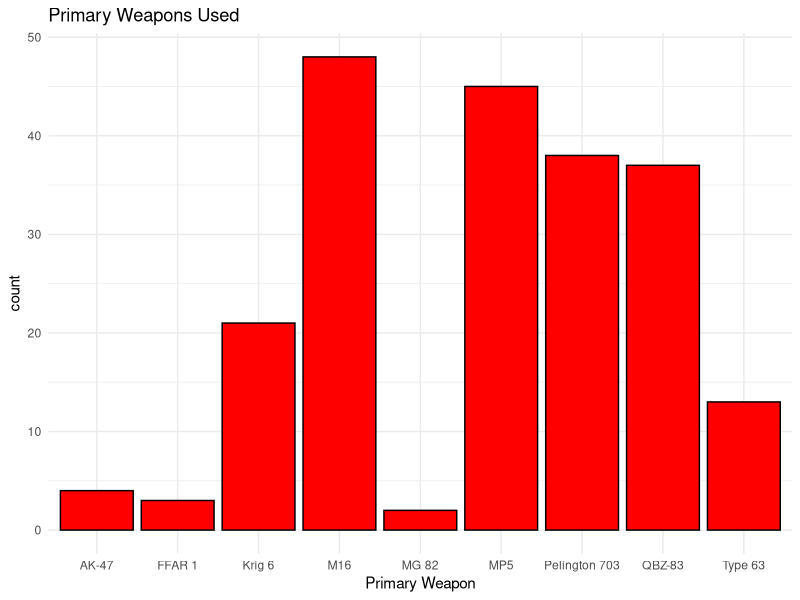
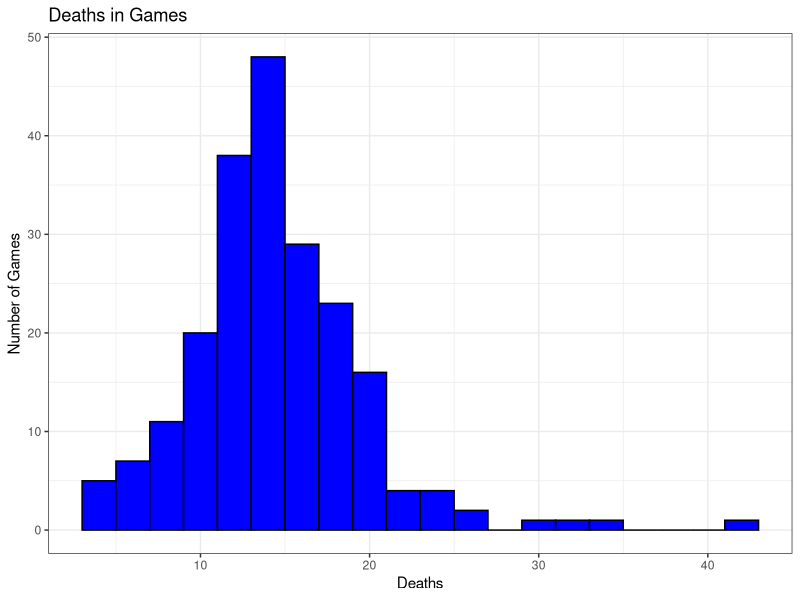
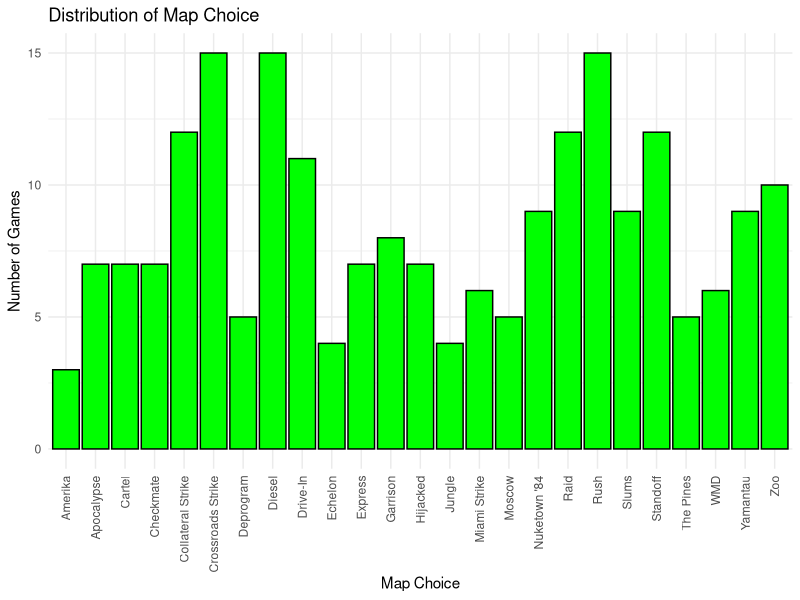
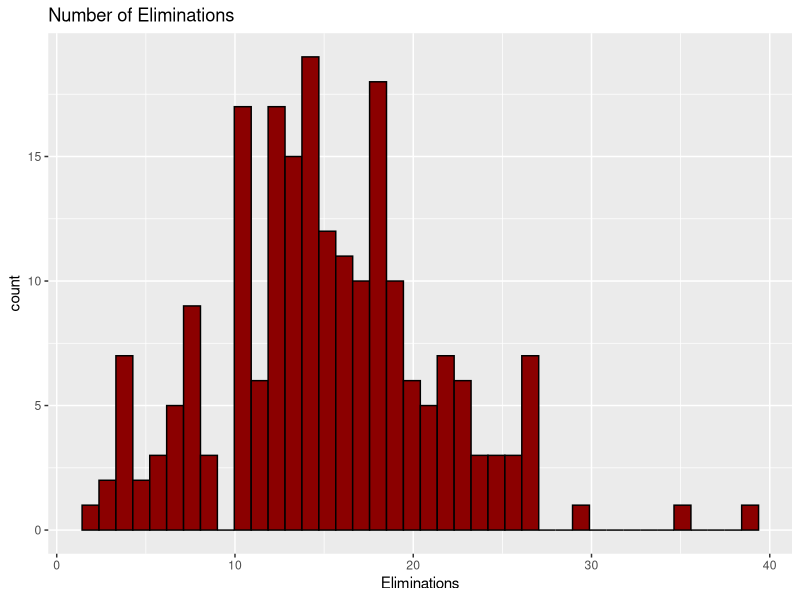
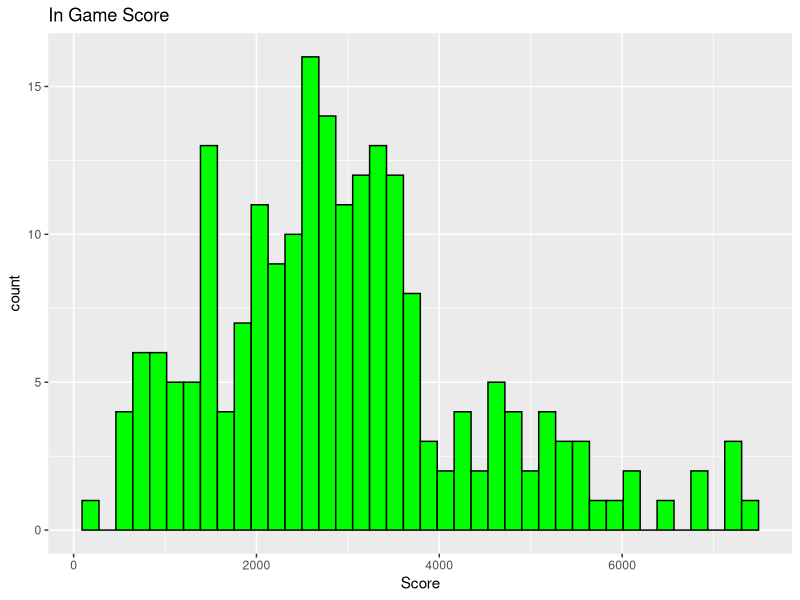
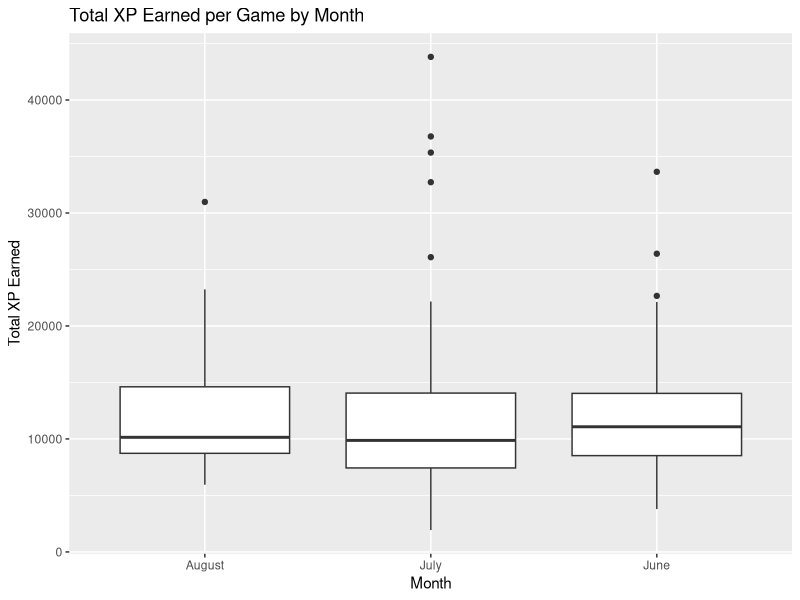
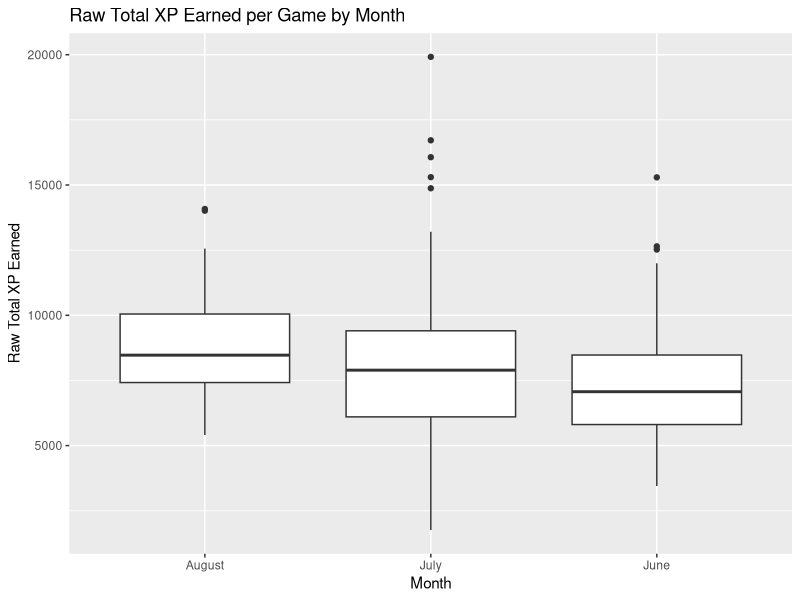

Write R code to recreate these figures, in order.
## ---- chunk 1
remove(list = ls())
library(readr)
library(readxl)
library(tidyverse)
library(lubridate)
COD <- read_excel("CODGames2_mp.xlsx")
## ---- chunk 2
table(COD$PrimaryWeapon)
## ---- chunk 3
ggplot(data = COD,
       mapping = aes(x = PrimaryWeapon)) +
  geom_bar(fill = "red", color = "black") +
  theme_minimal() +
  labs(
    x = "Primary Weapon",
    y = "count",
    title = "Primary Weapons Used"
  )
## ---- chunk 4
#Summary Statistics
COD %>%
  select(Deaths) %>%
  summarize(min = min(Deaths),
            max = max(Deaths),
            mean = mean(Deaths),
            median = median(Deaths),
            standardDeviation = sd(Deaths))
## ---- chunk 5
#Histogram for distribution of deaths
ggplot(data = COD,
       mapping = aes(x = Deaths)) +
  geom_histogram(binwidth = 2, fill = "blue", color = "black") +
  theme_bw() +
  labs(x = "Deaths",
       y = "Number of Games",
       title = "Deaths in Games")
## ---- chunk 6
is.na(COD$Choice)
COD1 <- COD[!is.na(COD$Choice), ]
## ---- chunk 7
table(COD1$Choice)
## ---- chunk 8
ggplot(data = COD1,
       mapping = aes(x = Choice)) +
  geom_bar(fill = "green", color = "black") +
  theme_minimal() +
  labs(x = "Map Choice",
       y = "Number of Games",
       title = "Distribution of Map Choice") +
  theme(axis.text.x = element_text(angle = 90, vjust = 0.5, hjust = 1))
## ---- chunk 9
kills = COD1 %>% reframe(Eliminations = Eliminations)
summarykills = kills %>% summarise(num = n(), mean = mean(Eliminations),median = median(Eliminations), max = max(Eliminations), min = min(Eliminations), std = sd(Eliminations))
print(summarykills)
## ---- chunk 10
ggplot(data = kills, mapping = aes(x = Eliminations)) + geom_histogram(bins = 40, fill = "darkred", color = "black") + labs(title = "Number of Eliminations")
## ---- chunk 11
score = COD1 %>% reframe(Score = Score)
summaryscore = score %>% summarise(num = n(), mean = mean(Score), median = median(Score), max = max(Score), min = min(Score), std = sd(Score))
print(summaryscore)
## ---- chunk 12
ggplot(data = score, mapping = aes(x = Score)) + geom_histogram(bins = 40, fill = "green", color = "black") + labs(title = "In Game Score")
## ---- chunk 13
COD2 = COD1 %>% mutate(month = month(Date))
COD2$month[1:84] = "June"
COD2$month[85:187] = "July"
COD2$month[188:210] = "August"
ggplot(data = COD2, mapping = aes(x = month, y = TotalXP)) + geom_boxplot() + labs(x = "Month", y = "Total XP Earned", title = "Total XP Earned per Game by Month")
## ---- chunk 14
COD3 = COD2 %>% mutate(RawTotalXP = ifelse(XPType != "10% Boost", (TotalXP/1.1)/2, TotalXP/1.1))
ggplot(data = COD3, mapping = aes(x = month, y = RawTotalXP)) + geom_boxplot() + labs(x = "Month", y = "Raw Total XP Earned", title = "Raw Total XP Earned per Game by Month")
